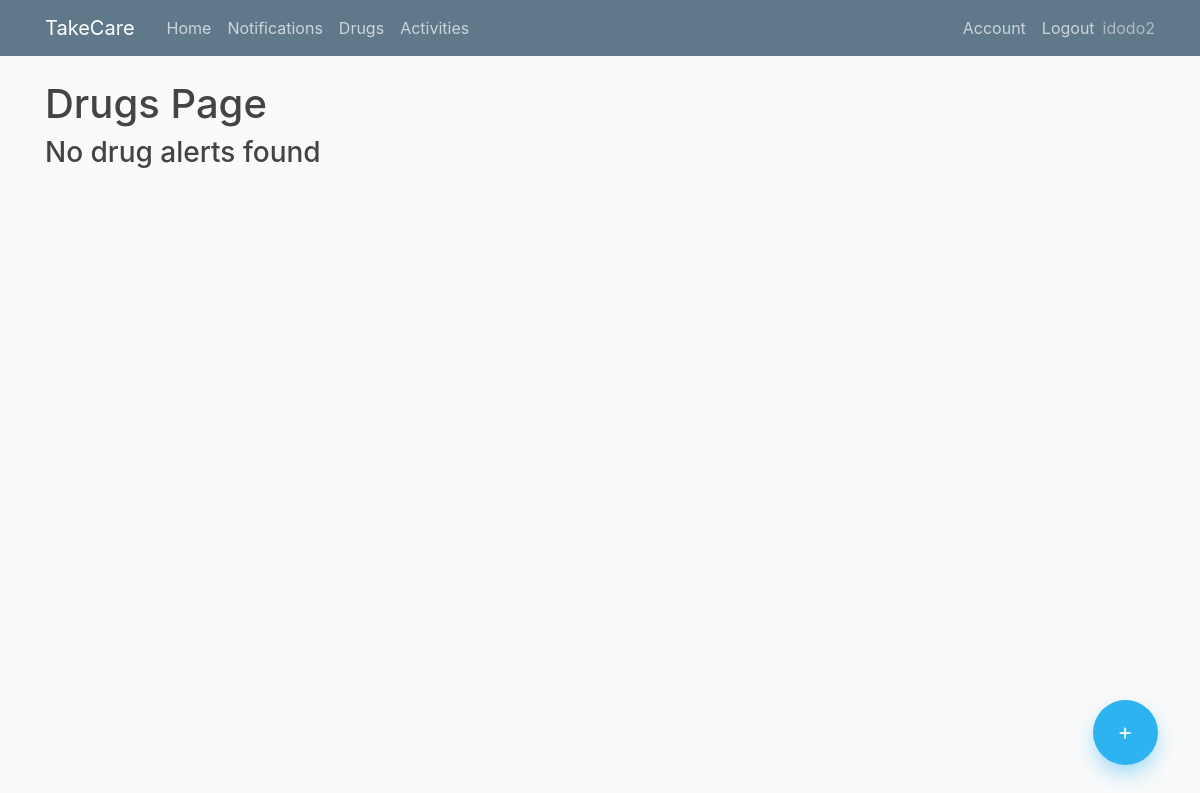
The page /drugs (signed in) on the database as committed earlier.
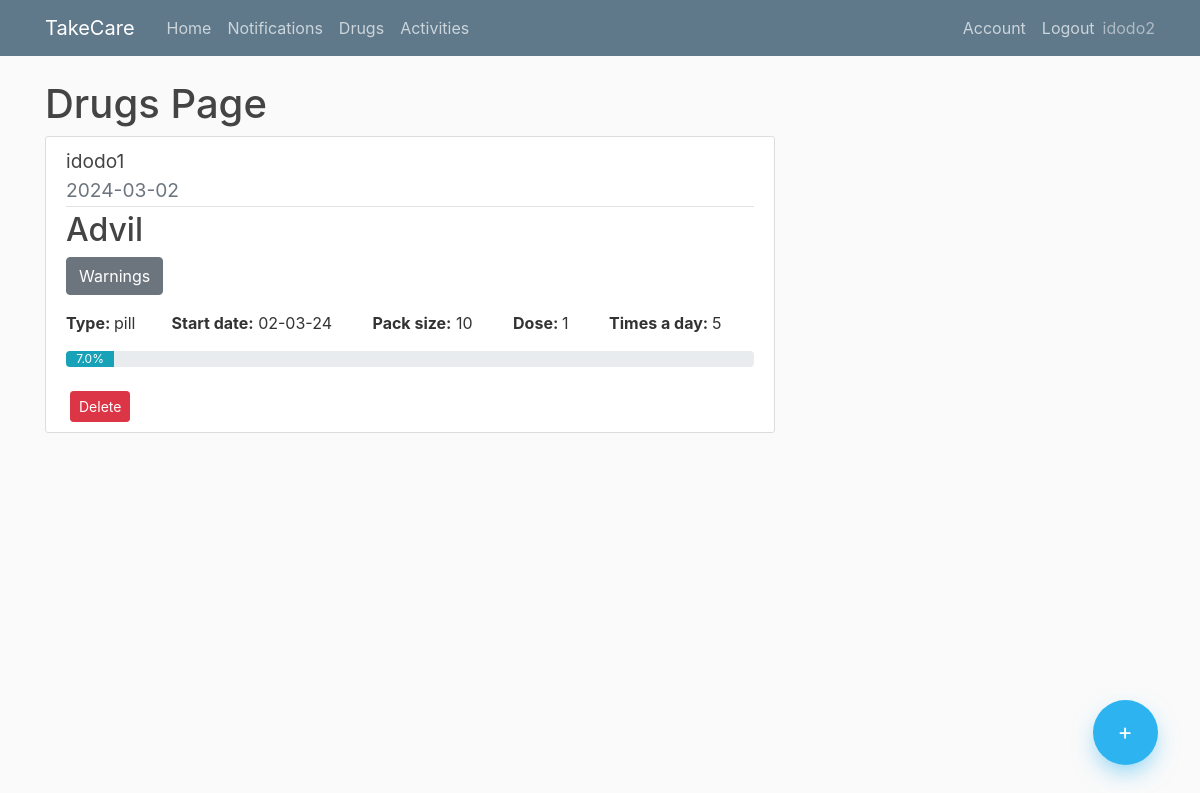
The same page on the database as committed later.
### app/models.py (models this page shows, shortened)
class Elderlyuser(db.Model, UserMixin):
    id = db.Column(db.Integer, primary_key=True)
    username = db.Column(db.String(20), unique=True,nullable=False)
    password= db.Column(db.String(60),nullable=False)
    user_id = db.Column(db.Integer, db.ForeignKey('user.id'), nullable=False)

class Drug(db.Model):
    id = db.Column(db.Integer, primary_key=True)
    name = db.Column(db.String(150),nullable=False)
    type = db.Column(db.Text,nullable=False)
    dose = db.Column(db.Integer,nullable=False)
    timesaday = db.Column(db.Integer,nullable=False)
    taketime= db.Column(db.Time, nullable=False)
    gap = db.Column(db.Integer, nullable=False)
    packsize = db.Column(db.Integer,nullable=False)
    daystotake = db.Column(db.Integer,nullable=False)
    startdate = db.Column(db.Date,nullable=False)
    user_id = db.Column(db.Integer, db.ForeignKey('user.id'), nullable=False)
    elderly_user_id = db.Column(db.Integer, db.ForeignKey('elderlyuser.id'), nullable=False)
    drugschedules = db.relationship("DrugSchedule", cascade="all, delete")
    warnings = db.Column(db.String)

### app/routes.py (the view)
@app.route("/drugs")
@login_required
def drugs():
    if current_user.is_authenticated:
        drugs = Drug.query.filter_by(user_id=current_user.id)
        drug_schedule = DrugSchedule.query.filter_by(user_id=current_user.id)
        eldelys = Elderlyuser.query.filter_by(user_id=current_user.id)
        eldelys_dict = {i.id: i.username for i in eldelys}
        return render_template("drugs.html",drugs=drugs,drug_schedule=drug_schedule, title="Drugs",eldelys_dict=eldelys_dict)
    else:
        return render_template("home.html")

### app/models.py (called while the page is built)
@login_manager.user_loader
def load_user(user_id):
    return User.query.get(int(user_id))

### app/templates/drugs.html (shortened to what this page needs)
{% extends "layout.html" %}
{% block content %}
    <h1>Drugs Page</h1>
    <div class="floating-container">
        <a class="floating-button" href="{{ url_for('add_drug')}}"> +</a>
    </div>
    {% if drugs.count() == 0  %}
        <h3>No drug alerts found</h3>
    {% else %}
        {% for drug in drugs %}
            {% set counter = namespace(count=0) %}
            {% set totalcounter = namespace(count=0) %}
            {% for reminder in drug_schedule %}
                {% if reminder.drug_id == drug.id %}
                    {% set totalcounter.count = totalcounter.count + 1 %}
                    {% if reminder.took == 1 %}
                        {% set counter.count = counter.count + 1 %}
                    {% endif %}
                {% endif %}
            {% endfor %}
            {% if totalcounter.count > 0 %}
                {% set percentage = (counter.count / totalcounter.count * 100) | round %}
            {% else %}
                {% set percentage = 0 %}
            {% endif %}
            <article class="media content-section">
                <div class="media-body">
                    <div class="article-title">
                        <big>{{ eldelys_dict[drug.elderly_user_id] }}</big>
                    </div>
                    <div class="article-metadata">
                        <big class="text-muted">{{ drug.startdate.strftime('%Y-%m-%d') }} </big>
                    </div>
                    <h2>{{ drug.name }}</h2>
                    <p>
                     <button class="btn btn-secondary" data-toggle="collapse" href="#collapseExample" role="button" aria-expanded="false" aria-controls="collapseExample">
                        Warnings
                     </button>
                    </p>
                        <strong>Type: </strong> {{ drug.type }}&nbsp; &nbsp; &nbsp; &nbsp;
                       <strong>Start date:</strong> {{ drug.startdate.strftime('%d-%m-%y') }} &nbsp; &nbsp; &nbsp; &nbsp;
                        <strong>Pack size:</strong> {{ drug.packsize }} &nbsp; &nbsp; &nbsp; &nbsp;
                       <strong> Dose: </strong>{{ drug.dose }} &nbsp; &nbsp; &nbsp; &nbsp;
                        <strong>Times a day: </strong>{{ drug.timesaday }} &nbsp;
                    <div class="progress">
                        <div class="progress-bar bg-info" role="progressbar" style="width: {{ percentage }}%;" aria-valuenow="{{ percentage }}" aria-valuemin="0" aria-valuemax="100">{{ percentage }}%</div>
                    </div>
                    <br>
                    <button type="button" class="btn btn-danger btn-sm ml-1" data-toggle="modal" data-target="#deleteModal{{drug.id}}">
                        Delete
                    </button>
                </div>
            </article>
        {% endfor %}
    {% endif %}
{% endblock content %}

Rows that differ between the two databases and show on the page:
added Drug: startdate "2024-03-02", name "Advil", type "pill", startdate "02-03-24", packsize "10", dose "1", timesaday "5", percentage "7.0"
now on this page (row unchanged): Elderlyuser: username "idodo1"
Other text that changed with them:
text no longer shown: "No drug alerts found"
